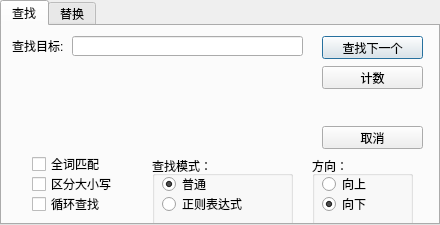
<?xml version="1.0" encoding="UTF-8"?>
<ui version="4.0">
 <class>FindReplaceDialog</class>
 <widget class="QDialog" name="FindReplaceDialog">
  <property name="geometry">
   <rect>
    <x>0</x>
    <y>0</y>
    <width>440</width>
    <height>225</height>
   </rect>
  </property>
  <property name="sizePolicy">
   <sizepolicy hsizetype="Fixed" vsizetype="Fixed">
    <horstretch>0</horstretch>
    <verstretch>0</verstretch>
   </sizepolicy>
  </property>
  <property name="windowTitle">
   <string>查找与替换</string>
  </property>
  <layout class="QGridLayout" name="gridLayout">
   <property name="leftMargin">
    <number>0</number>
   </property>
   <property name="topMargin">
    <number>0</number>
   </property>
   <property name="rightMargin">
    <number>0</number>
   </property>
   <property name="bottomMargin">
    <number>0</number>
   </property>
   <property name="spacing">
    <number>0</number>
   </property>
   <item row="0" column="0">
    <widget class="QTabWidget" name="tabWidget">
     <property name="currentIndex">
      <number>0</number>
     </property>
     <widget class="QWidget" name="findTab">
      <property name="toolTip">
       <string>查找</string>
      </property>
      <property name="accessibleName">
       <string/>
      </property>
      <attribute name="title">
       <string>查找</string>
      </attribute>
      <widget class="QLineEdit" name="fLineEdit">
       <property name="geometry">
        <rect>
         <x>70</x>
         <y>10</y>
         <width>231</width>
         <height>20</height>
        </rect>
       </property>
      </widget>
      <widget class="QLabel" name="fLabel">
       <property name="geometry">
        <rect>
         <x>10</x>
         <y>10</y>
         <width>51</width>
         <height>20</height>
        </rect>
       </property>
       <property name="text">
        <string>&lt;html&gt;&lt;head/&gt;&lt;body&gt;&lt;p align=&quot;right&quot;&gt;查找目标:&lt;/p&gt;&lt;/body&gt;&lt;/html&gt;</string>
       </property>
      </widget>
      <widget class="QGroupBox" name="fModelBox">
       <property name="geometry">
        <rect>
         <x>150</x>
         <y>130</y>
         <width>141</width>
         <height>71</height>
        </rect>
       </property>
       <property name="title">
        <string>查找模式：</string>
       </property>
       <widget class="QRadioButton" name="fNormalButton">
        <property name="geometry">
         <rect>
          <x>10</x>
          <y>20</y>
          <width>89</width>
          <height>16</height>
         </rect>
        </property>
        <property name="text">
         <string>普通</string>
        </property>
        <property name="checked">
         <bool>true</bool>
        </property>
       </widget>
       <widget class="QRadioButton" name="fRegexpButton">
        <property name="geometry">
         <rect>
          <x>10</x>
          <y>40</y>
          <width>89</width>
          <height>16</height>
         </rect>
        </property>
        <property name="text">
         <string>正则表达式</string>
        </property>
       </widget>
      </widget>
      <widget class="QGroupBox" name="fDirectionBox">
       <property name="geometry">
        <rect>
         <x>310</x>
         <y>130</y>
         <width>101</width>
         <height>71</height>
        </rect>
       </property>
       <property name="title">
        <string>方向：</string>
       </property>
       <widget class="QRadioButton" name="fUpButton">
        <property name="geometry">
         <rect>
          <x>10</x>
          <y>20</y>
          <width>89</width>
          <height>16</height>
         </rect>
        </property>
        <property name="text">
         <string>向上</string>
        </property>
       </widget>
       <widget class="QRadioButton" name="fDownButton">
        <property name="geometry">
         <rect>
          <x>10</x>
          <y>40</y>
          <width>89</width>
          <height>16</height>
         </rect>
        </property>
        <property name="text">
         <string>向下</string>
        </property>
        <property name="checked">
         <bool>true</bool>
        </property>
       </widget>
      </widget>
      <widget class="QCheckBox" name="fLoopBox">
       <property name="geometry">
        <rect>
         <x>30</x>
         <y>170</y>
         <width>101</width>
         <height>16</height>
        </rect>
       </property>
       <property name="text">
        <string>循环查找</string>
       </property>
      </widget>
      <widget class="QCheckBox" name="fCapitalBox">
       <property name="geometry">
        <rect>
         <x>30</x>
         <y>150</y>
         <width>91</width>
         <height>16</height>
        </rect>
       </property>
       <property name="text">
        <string>区分大小写</string>
       </property>
      </widget>
      <widget class="QPushButton" name="fNextButton">
       <property name="geometry">
        <rect>
         <x>320</x>
         <y>10</y>
         <width>101</width>
         <height>23</height>
        </rect>
       </property>
       <property name="text">
        <string>查找下一个</string>
       </property>
      </widget>
      <widget class="QPushButton" name="fCountButton">
       <property name="geometry">
        <rect>
         <x>320</x>
         <y>40</y>
         <width>101</width>
         <height>23</height>
        </rect>
       </property>
       <property name="text">
        <string>计数</string>
       </property>
      </widget>
      <widget class="QPushButton" name="fCancelButton">
       <property name="geometry">
        <rect>
         <x>320</x>
         <y>100</y>
         <width>101</width>
         <height>23</height>
        </rect>
       </property>
       <property name="text">
        <string>取消</string>
       </property>
      </widget>
      <widget class="QCheckBox" name="fWholeBox">
       <property name="geometry">
        <rect>
         <x>30</x>
         <y>130</y>
         <width>81</width>
         <height>16</height>
        </rect>
       </property>
       <property name="text">
        <string>全词匹配</string>
       </property>
      </widget>
     </widget>
     <widget class="QWidget" name="replaceTab">
      <attribute name="title">
       <string>替换</string>
      </attribute>
      <widget class="QCheckBox" name="rCapitalBox">
       <property name="geometry">
        <rect>
         <x>30</x>
         <y>150</y>
         <width>91</width>
         <height>16</height>
        </rect>
       </property>
       <property name="text">
        <string>区分大小写</string>
       </property>
      </widget>
      <widget class="QPushButton" name="rCancelButton">
       <property name="geometry">
        <rect>
         <x>320</x>
         <y>100</y>
         <width>101</width>
         <height>23</height>
        </rect>
       </property>
       <property name="text">
        <string>取消</string>
       </property>
      </widget>
      <widget class="QLabel" name="rLabel">
       <property name="geometry">
        <rect>
         <x>10</x>
         <y>10</y>
         <width>51</width>
         <height>20</height>
        </rect>
       </property>
       <property name="text">
        <string>&lt;html&gt;&lt;head/&gt;&lt;body&gt;&lt;p align=&quot;right&quot;&gt;查找目标:&lt;/p&gt;&lt;/body&gt;&lt;/html&gt;</string>
       </property>
      </widget>
      <widget class="QCheckBox" name="rLoopBox">
       <property name="geometry">
        <rect>
         <x>30</x>
         <y>170</y>
         <width>101</width>
         <height>16</height>
        </rect>
       </property>
       <property name="text">
        <string>循环查找</string>
       </property>
      </widget>
      <widget class="QGroupBox" name="rDirectionBox">
       <property name="geometry">
        <rect>
         <x>310</x>
         <y>130</y>
         <width>101</width>
         <height>71</height>
        </rect>
       </property>
       <property name="title">
        <string>方向：</string>
       </property>
       <widget class="QRadioButton" name="rUpButton">
        <property name="geometry">
         <rect>
          <x>10</x>
          <y>20</y>
          <width>89</width>
          <height>16</height>
         </rect>
        </property>
        <property name="text">
         <string>向上</string>
        </property>
       </widget>
       <widget class="QRadioButton" name="rDownButton">
        <property name="geometry">
         <rect>
          <x>10</x>
          <y>40</y>
          <width>89</width>
          <height>16</height>
         </rect>
        </property>
        <property name="text">
         <string>向下</string>
        </property>
        <property name="checked">
         <bool>true</bool>
        </property>
       </widget>
      </widget>
      <widget class="QGroupBox" name="rModelBox">
       <property name="geometry">
        <rect>
         <x>150</x>
         <y>130</y>
         <width>141</width>
         <height>71</height>
        </rect>
       </property>
       <property name="title">
        <string>查找模式：</string>
       </property>
       <widget class="QRadioButton" name="rNormalButton">
        <property name="geometry">
         <rect>
          <x>10</x>
          <y>20</y>
          <width>89</width>
          <height>16</height>
         </rect>
        </property>
        <property name="text">
         <string>普通</string>
        </property>
        <property name="checked">
         <bool>true</bool>
        </property>
       </widget>
       <widget class="QRadioButton" name="rRegexpButton">
        <property name="geometry">
         <rect>
          <x>10</x>
          <y>40</y>
          <width>89</width>
          <height>16</height>
         </rect>
        </property>
        <property name="text">
         <string>正则表达式</string>
        </property>
       </widget>
      </widget>
      <widget class="QPushButton" name="rReplaceButton">
       <property name="geometry">
        <rect>
         <x>320</x>
         <y>40</y>
         <width>101</width>
         <height>23</height>
        </rect>
       </property>
       <property name="text">
        <string>替换</string>
       </property>
      </widget>
      <widget class="QPushButton" name="rNextButton">
       <property name="geometry">
        <rect>
         <x>320</x>
         <y>10</y>
         <width>101</width>
         <height>23</height>
        </rect>
       </property>
       <property name="text">
        <string>查找下一个</string>
       </property>
      </widget>
      <widget class="QLineEdit" name="rLineEdit">
       <property name="geometry">
        <rect>
         <x>70</x>
         <y>10</y>
         <width>231</width>
         <height>20</height>
        </rect>
       </property>
      </widget>
      <widget class="QPushButton" name="rReplaceAllButton">
       <property name="geometry">
        <rect>
         <x>320</x>
         <y>70</y>
         <width>101</width>
         <height>21</height>
        </rect>
       </property>
       <property name="text">
        <string>替换全部</string>
       </property>
      </widget>
      <widget class="QLabel" name="rpLabel">
       <property name="geometry">
        <rect>
         <x>10</x>
         <y>40</y>
         <width>51</width>
         <height>21</height>
        </rect>
       </property>
       <property name="text">
        <string>&lt;html&gt;&lt;head/&gt;&lt;body&gt;&lt;p align=&quot;right&quot;&gt;替换为:&lt;/p&gt;&lt;/body&gt;&lt;/html&gt;</string>
       </property>
      </widget>
      <widget class="QLineEdit" name="rpLineEdit">
       <property name="geometry">
        <rect>
         <x>70</x>
         <y>40</y>
         <width>231</width>
         <height>20</height>
        </rect>
       </property>
      </widget>
      <widget class="QCheckBox" name="rWholeBox">
       <property name="geometry">
        <rect>
         <x>30</x>
         <y>130</y>
         <width>81</width>
         <height>16</height>
        </rect>
       </property>
       <property name="text">
        <string>全词匹配</string>
       </property>
      </widget>
     </widget>
    </widget>
   </item>
  </layout>
 </widget>
 <resources/>
 <connections/>
</ui>
